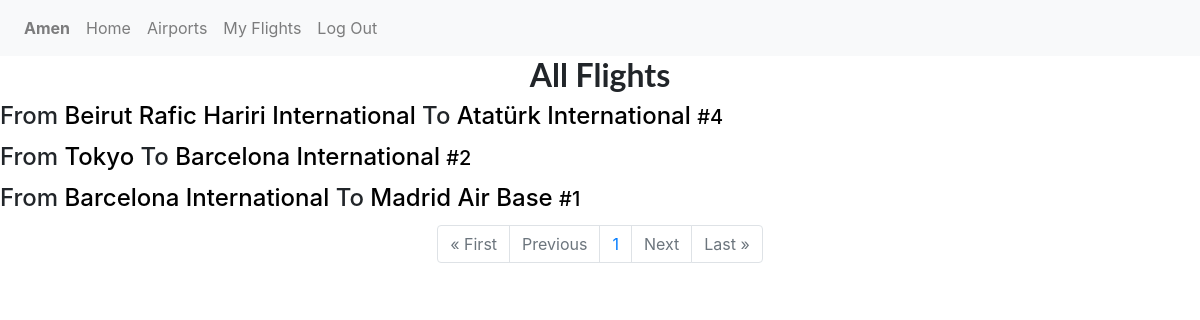
/ (signed in), run on the app's committed database.
### flights/models.py (models this page shows, shortened)
class User(AbstractUser):
    pass

class Flight(models.Model):
    origin = models.ForeignKey('Airport', on_delete=models.CASCADE, related_name="From")
    destination = models.ForeignKey('Airport', on_delete=models.CASCADE,related_name="To")
    passengers = models.ManyToManyField('User', blank=True)

class Airport(models.Model):
    code = models.CharField(max_length=64)
    name = models.CharField(max_length=64)

### flights/views.py (the view)
# urls.py: path("", views.index, name="index"),
@login_required(login_url='/login')
def index(request):
    flights = Flight.objects.all().order_by('id').reverse()
    paginator = Paginator(flights, 15)
    page_number = request.GET.get('page')
    page_obj = paginator.get_page(page_number)
    context = {
        'flights': flights,
        'page_obj':page_obj
    }
    return render(request, "flights/index.html", context)

### flights/templates/flights/index.html
{% extends "flights/layout.html" %}
{% block body %}
    <h2 style="text-align:center;font-family:Lato;"><b>All Flights</b></h2>
    {% for flight in flights %}
      <div class="flight">
        <div>
          <h4>From <a href="/code/{{flight.origin.code}}">{{flight.origin.name}}</a> To <a href="/code/{{flight.destination.code}}">{{flight.destination.name}}</a>
            <a style="font-size:20px;" href="/flight/{{flight.id}}">#{{flight.id}}</a></h4>
        </div>
      </div>
    {% endfor %}
    <div class="container">
           <ul class="pagination justify-content-center">
               {% if page_obj.has_previous %}
                   <li class="page-item"><a href="?page=1" class="page-link">&laquo; First</a></li>
                   <li class="page-item"><a href="?page={{ page_obj.previous_page_number }}" class="page-link">Previous</a></li>
               {% else %}
               <li class="page-item disabled"><a class="page-link">&laquo; First</a></li>
               <li class="page-item disabled"><a class="page-link">Previous</a></li>
               {% endif %}
               {% if page_obj.number %}
               <li class="page-item"><a class="page-link" href="?page={{page_obj.number}}">{{ page_obj.number }}</a></li>
               {% else %}
               <li class="page-item"><a class="page-link">0</a></li>
               {% endif %}
               {% if page_obj.has_next %}
               <li class="page-item"><a href="?page={{ page_obj.next_page_number }}" class="page-link">Next</a></li>
               <li class="page-item"><a href="?page={{ page_obj.paginator.num_pages }}" class="page-link">Last &raquo;</a></li>
               {% else %}
               <li class="page-item disabled"><a class="page-link">Next</a></li>
               <li class="page-item disabled"><a class="page-link">Last &raquo;</a></li>
               {% endif %}
           </ul>
       </div>
{% endblock %}

### flights/templates/flights/layout.html (shortened to what this page needs)
{% load static %}
<!DOCTYPE html>
<html lang="en">
    <head>
        <link rel="stylesheet" href="https://stackpath.bootstrapcdn.com/bootstrap/4.4.1/css/bootstrap.min.css">
        <link href="{% static 'flights/style.css' %}" rel="stylesheet">
    </head>
    <body>
        <nav class="navbar navbar-expand-lg navbar-light bg-light">
            <div>
              <ul class="navbar-nav mr-auto">
                {% if user.is_authenticated %}
                    <li class="nav-item">
                        <a class="nav-link" href="#"><strong>{{ user.username }}</strong></a>
                    </li>
                    <li class="nav-item">
                      <a class="nav-link" href="{% url 'index' %}">Home</a>
                    </li>
                    <li class="nav-item">
                      <a class="nav-link" href="{% url 'airports' %}">Airports</a>
                    </li>
                    <li class="nav-item">
                      <a class="nav-link" href="{% url 'myflights' %}">My Flights</a>
                    </li>
                    <li class="nav-item">
                        <a class="nav-link" href="{% url 'logout' %}">Log Out</a>
                    </li>
                {% endif %}
              </ul>
            </div>
          </nav>
        <div class="body">
            {% block body %}
            {% endblock %}
        </div>
    </body>
</html>

### flights/static/flights/style.css (style rules this page uses)
a { text-decoration: none; color: black; }
.flight { margin-bottom: 1%; }

### data on the page
User: username "Amen"
Flight: origin.name "Beirut Rafic Hariri International", destination.name "Atatürk International", id "4"
Flight: origin.name "Tokyo", destination.name "Barcelona International", id "2"
Flight: origin.name "Barcelona International", destination.name "Madrid Air Base", id "1"

### other printed values
{{ page_obj.number }} "1"
